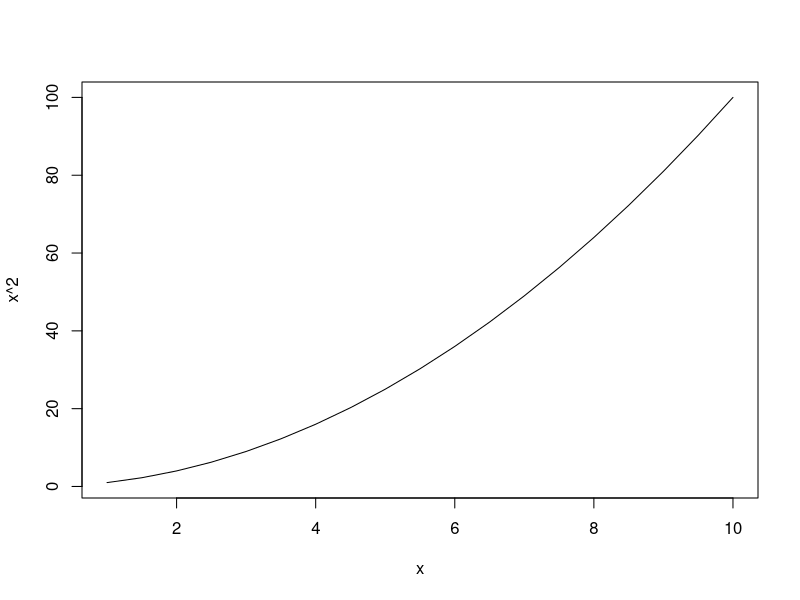

The R script that drew this image:
## ---- chunk 1
x = seq(from = 1, to = 10, by = 0.5) # uma outra forma de gerar uma sequência numérica no `R`
plot(x, x^2, type = "l")  # gráfico de linha de uma parábola
